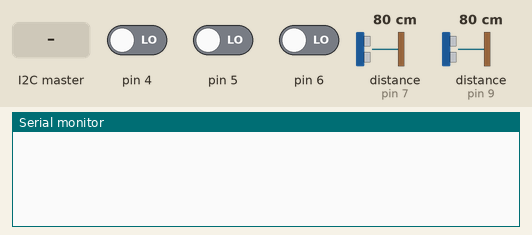
A sketch run on a simulated Arduino Uno, built with avr-gcc and run on an emulated ATmega328P. Parts: the last lines printed to the serial monitor. Inputs (shaded band) come from the test bench; at power-on: pin 4 LOW, pin 5 LOW, pin 6 LOW, distance to the obstacle (sensors on pin 7, pin 9) 80 cm. The echo pulse lasts 58.3 µs per cm.

Above: at 1.2 s.
1.3 s: the I2C master sends the byte 1
At 2.2 s:
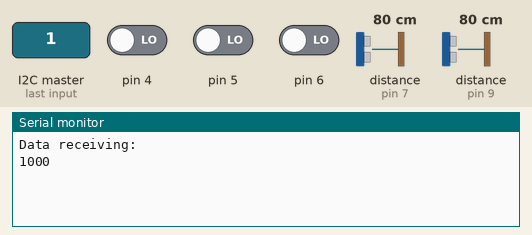
2.8 s: the I2C master sends the byte 200
At 4.0 s:
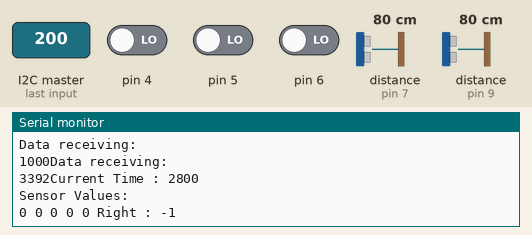

The sketch:

B_Code_04_03_2018_SLAVE_B.ino
```cpp
#include <Wire.h>

#define noOfIRS 3
#define noOfUS 2
#define noOfSensors 5
#define SLAVE_ADDRESS 10
#define noOfLanes 3


int ct = 0, ctHigh = 7750, ctLow = 7000;
int CountData[noOfSensors];
int UStrigPin[noOfUS];
int USechoPin[noOfUS];
boolean SensorValue[noOfSensors];
int cycleTime = 32000;
int Sensor[noOfSensors];
int SectionStartTime = 8000;
long duration = 0;
int distance = 0;
int rangeUSensor = 25;
String sendData = "";
String receiveData = "";
int laneTime = 0;
int cop = -1, rop = -1;

void setup() {
  USechoPin[0] = 7;
  USechoPin[1] = 9;
  UStrigPin[0] = 8;
  UStrigPin[1] = 10;
  Sensor[0] = USechoPin[0];
  Sensor[1] = USechoPin[1];
  Sensor[2] = 6;
  Sensor[3] = 5;
  Sensor[4] = 4;

  for (int i = 0; i < noOfSensors; i++) {
    pinMode(Sensor[i], INPUT);
  }
  for (int i = 0; i < noOfUS; i++) {
    pinMode(UStrigPin[i], OUTPUT);                       // Sets the trigPin as an Output2
  }

  Serial.begin(9600);

  Wire.begin(SLAVE_ADDRESS);                        // MASTER-SLAVE SET_UP
  Wire.onRequest(sendToMaster); // register event
  Wire.onReceive(receiveEvent);

}

void loop() {
  if (ct >= cycleTime) {                            //Reset the Timer
    ct = 0;
    rop = -1; cop = -1;
    for (int i = 0; i < noOfSensors; i++) {
      CountData[i] = 0;
      SensorValue[i] = false;
    }
  }

  if (ct >= ctLow && ct <= ctHigh) {                 //Data Received From US Sensor
    Serial.print("Current Time : ");
    Serial.println(ct);
    while (ct <= ctHigh) {
      int i = 0;
      while (i < noOfUS) {
        //CODE for ULTRASONIC SENSOR
        digitalWrite(UStrigPin[i], LOW);
        delayMicroseconds(2);
        // Sets the trigPin on HIGH state for 10 micro seconds
        digitalWrite(UStrigPin[i], HIGH);
        delayMicroseconds(10);
        digitalWrite(UStrigPin[i], LOW);
        // Reads the echoPin, returns the sound wave travel time in microseconds
        duration = pulseIn(USechoPin[i], HIGH);
        // Calculating the distance
        distance = duration * 0.0340 / 2;
        if (distance < rangeUSensor) {
          CountData[i]++;
        }
        if (CountData[i] == 5) {
          SensorValue[i] = true;
        }
        i++;
      }
      while (i < noOfSensors) {                             //DATA from IR Sensor
        int data = digitalRead(Sensor[i]);
        if (data == LOW) {
          CountData[i]++;
        }
        else {
          CountData[i] = 0;
        }
        if (CountData[i] == 5) {
          SensorValue[i] = true;
        }
        i++;
      }
      ct += 100;
      delay(100);
    }
    int density  = 0;
    if (SensorValue[0]) {
      cop = 1;
    } else {
      cop = 0;
    }
    Serial.println ("Sensor Values: ");
    for (int i=0; i<noOfSensors; i++) {
      Serial.print (SensorValue[i]);
      Serial.print (" ");
    }
    for (int i = (noOfSensors - 1); i >= 1; i--) {
      if (SensorValue[i]) {
        if (i > 1 && SensorValue[i-1]) {
          rop = i;
        } else if (i == 1) {
           rop = 1;
        } else {
          rop = i-1;
        }
        break;
      }
    }

    Serial.print("Right : ");
    Serial.println(rop);

  }
  ct += 100;
  delay(100);
}

void sendToMaster() {                                                  //Sending Data to MASTER
  Serial.println ("Sending LOP and ROP :");
  Serial.println (cop);
  Serial.println (rop);
  // respond with message of 6 bytes
  Wire.write("r");
  Wire.write(rop);
  Wire.write("c");
  Wire.write(cop);
}


void receiveEvent(int howMany) {                                      //Receive Data from MASTER
  Serial.println ("Data receiving: ");
  int temp = 0;
  if (Wire.available()) { // loop through all but the last
    temp = Wire.read(); // receive byte as a integer
    SectionStartTime = temp * 1000;
    ctLow = SectionStartTime - 1000;
    ctHigh = SectionStartTime - 250;
    Serial.print(SectionStartTime);         // print the integer
    if (Wire.available()) { // loop through all but the last
      temp = Wire.read(); // receive byte as a integer
      ct = temp * 100;
      Serial.print(ct);         // print the integer
    }
  }
}
```

Measured:
- after the input at 1.3 s, the serial monitor: prints a new line at once (image 1)
- after the input at 2.8 s, the serial monitor: prints a new line at once (image 2)
